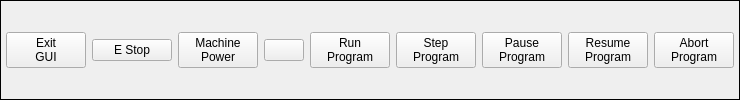
        <widget class="QFrame" name="gridFrame">
         <property name="frameShape">
          <enum>QFrame::Box</enum>
         </property>
         <layout class="QGridLayout" name="gridLayout_2">
          <property name="leftMargin">
           <number>5</number>
          </property>
          <property name="topMargin">
           <number>5</number>
          </property>
          <property name="rightMargin">
           <number>5</number>
          </property>
          <property name="bottomMargin">
           <number>5</number>
          </property>
          <item row="0" column="7">
           <widget class="ActionButton" name="actionbutton_2">
            <property name="text">
             <string>Resume
Program</string>
            </property>
            <property name="actionName" stdset="0">
             <string>program.resume</string>
            </property>
           </widget>
          </item>
          <item row="0" column="4">
           <widget class="ActionButton" name="actionbutton_5">
            <property name="text">
             <string>Run
Program</string>
            </property>
            <property name="actionName" stdset="0">
             <string>program.run</string>
            </property>
           </widget>
          </item>
          <item row="0" column="6">
           <widget class="ActionButton" name="actionbutton_3">
            <property name="text">
             <string>Pause
Program</string>
            </property>
            <property name="actionName" stdset="0">
             <string>program.pause</string>
            </property>
           </widget>
          </item>
          <item row="0" column="5">
           <widget class="ActionButton" name="actionbutton_4">
            <property name="text">
             <string>Step
Program</string>
            </property>
            <property name="actionName" stdset="0">
             <string>program.step</string>
            </property>
           </widget>
          </item>
          <item row="0" column="3">
           <widget class="ActionButton" name="actionbutton_6">
            <property name="rules" stdset="0">
             <string>[{&quot;channels&quot;: [{&quot;url&quot;: &quot;status:all_axes_homed&quot;, &quot;trigger&quot;: true}], &quot;property&quot;: &quot;Text&quot;, &quot;expression&quot;: &quot;'Homed' if ch[0] else 'Home\\nAll'&quot;, &quot;name&quot;: &quot;Status&quot;}, {&quot;channels&quot;: [{&quot;url&quot;: &quot;status:all_axes_homed&quot;, &quot;trigger&quot;: true}], &quot;property&quot;: &quot;Style Sheet&quot;, &quot;expression&quot;: &quot;\&quot;background-color:rgb(138, 226, 52)\&quot; if ch[0] else ''&quot;, &quot;name&quot;: &quot;Background&quot;}]</string>
            </property>
            <property name="actionName" stdset="0">
             <string>machine.home.all</string>
            </property>
           </widget>
          </item>
          <item row="0" column="2">
           <widget class="ActionButton" name="actionbutton_7">
            <property name="text">
             <string>Machine
Power</string>
            </property>
            <property name="checkable">
             <bool>true</bool>
            </property>
            <property name="actionName" stdset="0">
             <string>machine.power.toggle</string>
            </property>
           </widget>
          </item>
          <item row="0" column="1">
           <widget class="ActionButton" name="actionbutton_8">
            <property name="text">
             <string>E Stop</string>
            </property>
            <property name="checkable">
             <bool>true</bool>
            </property>
            <property name="actionName" stdset="0">
             <string>machine.estop.toggle</string>
            </property>
           </widget>
          </item>
          <item row="0" column="8">
           <widget class="ActionButton" name="actionbutton">
            <property name="text">
             <string>Abort
Program</string>
            </property>
            <property name="actionName" stdset="0">
             <string>program.abort</string>
            </property>
           </widget>
          </item>
          <item row="0" column="0">
           <widget class="ActionButton" name="actionbutton_9">
            <property name="text">
             <string>Exit
GUI</string>
            </property>
           </widget>
          </item>
         </layout>
        </widget>
